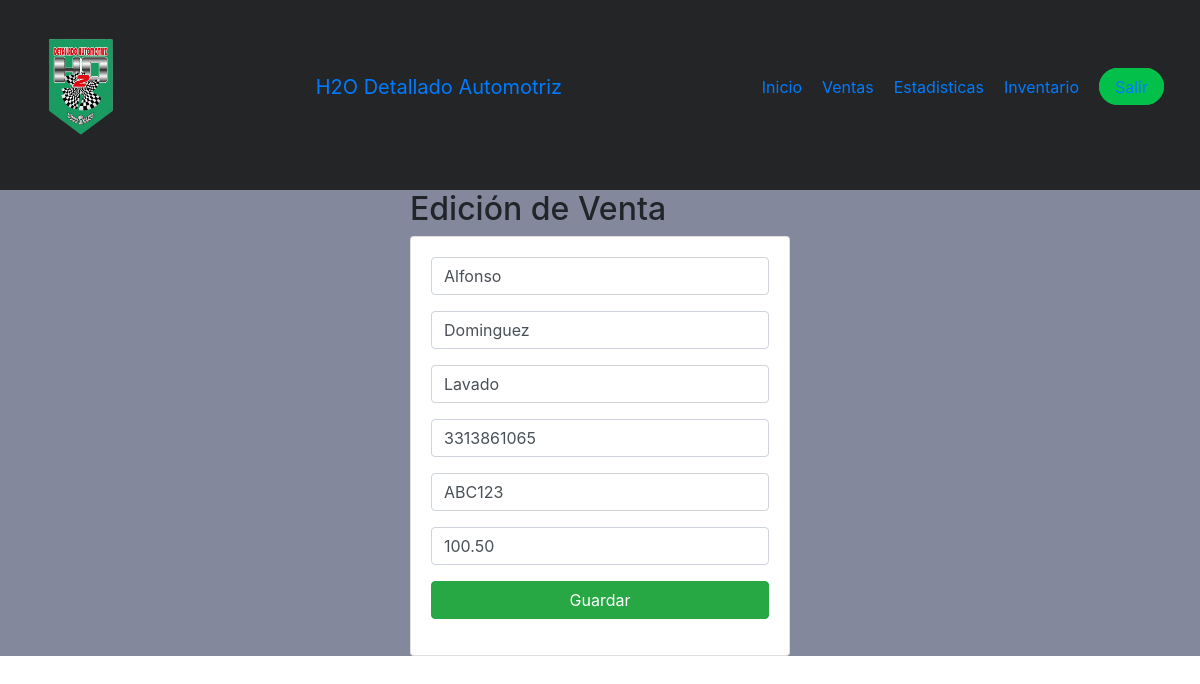
Screenshot of /org/edicionVenta/1 with the database file from the repository.
### adminpages/models.py (models this page shows)
class ServicePage(models.Model):
  first_name = models.CharField(max_length=150)
  last_name = models.CharField(max_length=150)
  phone = models.CharField(max_length=15)
  type_service = models.CharField(max_length=100)
  plate_code = models.CharField(max_length=7)
  price = models.DecimalField(max_digits=10, decimal_places=2)
  service_date = models.DateField(auto_now_add=True)
  hour_date = models.TimeField(auto_now_add=True)

### adminpages/views.py (the view)
# urls.py: path('edicionVenta/<id>',views.VentasEdicion,name="edicion-venta"),
def VentasEdicion(request, id):
    venta = ServicePage.objects.get(id=id)
    return render(request, "adminpages/ventas-edicion.html", {"venta": venta})

### adminpages/templates/adminpages/ventas-edicion.html (shortened to what this page needs)
{% extends "base.html" %}
{% block content %}
<div class="row">
    <div class="col-md-4 offset-md-4">
        <h2>Edición de Venta</h2>
        <div class="card">
            <div class="card-body">
              <form action="/org/editarVenta" method="POST">{% csrf_token %}
                <div class="form-group">
                    <input type="text" id="txtNombre" name="txtNombre" value="{{venta.first_name}}" class="form-control" placeholder="Nombre"
                        maxlength="200" required>
                </div>
                <div class="form-group">
                  <input type="text" id="txtApellido" name="txtApellido" value="{{venta.last_name}}" class="form-control" placeholder="Apellido"
                      maxlength="200" required>
                </div>
                <div class="form-group">
                  <input type="text" id="txtServicio" name="txtServicio" value="{{venta.type_service}}" class="form-control" placeholder="Servicio"
                      maxlength="150" required>
                </div>
                <div class="form-group">
                  <input type="tel" id="txtTelefono" name="txtTelefono" value="{{venta.phone}}" class="form-control" placeholder="Teléfono"
                       required>
                </div>
                <div class="form-group">
                  <input type="text" id="txtPlacas" name="txtPlacas" value="{{venta.plate_code}}" required pattern="[A-Z]{3}\d{3,4}"  class="form-control" placeholder="Placas"
                      maxlength="7" required>
                </div>
                <div class="form-group">
                    <input type="text" id="numTotal" pattern="^\d*(\.\d{0,2})?$" value="{{venta.price}}" name="numTotal" class="form-control" placeholder="Total" min="1" required>
                </div>
                <div class="form-group">
                    <button type="submit" class="btn btn-success btn-block text-white">Guardar</button>
                </div>
              </form>
            </div>
        </div>
    </div>
</div>
{% endblock %}

### static/css/style.css (style rules this page uses)
:root { --parakeet: #03c04a; --slate: #242527; }
* { margin: 0; padding: 0; box-sizing: border-box; }
body { font-family: "Roboto Condensed", sans-serif; }
main,body,footer { background: #84889c; }
html, body { margin: 0px; padding: 0px; height: 100%; }
body { padding-bottom: 81px; min-height: calc(100% - 81px); position: relative; }

### static/css/navbar.css (style rules this page uses)
:root { --parakeet: #03c04a; --slate: #242527; }

### static/css/productos.css (style rules this page uses)
body { font-family: Arial, sans-serif; margin: 0; padding: 0; background-color: #9597a6; }

### static/css/table.css (style rules this page uses)
:root { --parakeet: #03c04a; --slate: #242527; --darkslateeven: #2a2a35; --darkslategray: #272731; }

### rows the page displays
ServicePage: txtNombre "Alfonso", txtApellido "Dominguez", txtServicio "Lavado", txtTelefono "3313861065", txtPlacas "ABC123", numTotal "100.50"
